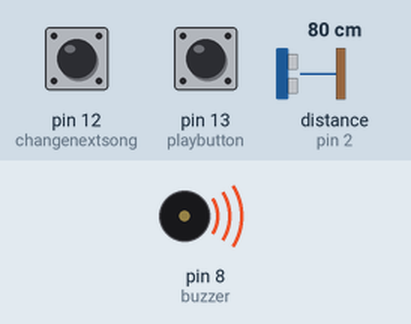
This sketch was run on a simulated Arduino Uno, built with avr-gcc and run on an emulated ATmega328P. Parts: buzzer (waves = sounding). Wiring (inferred from the names in the program): range finder with pulse-width output: data pin 2. The inputs (shaded band) are chosen by the test bench; at power-on: pin 13 (playbutton) LOW, pin 12 (changenextsong) LOW, distance to the obstacle (sensor on pin 2) 80 cm.

Above: at 1.2 s.
1.3 s: pin 13 (playbutton) pulled HIGH for 3.2 s
At 4.81 s:
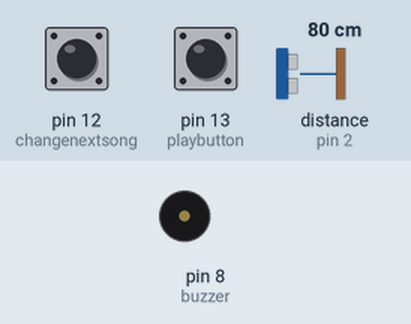
Timing chart, 0 to 6.3 s (numbered marks = the images above; inputs shaded):
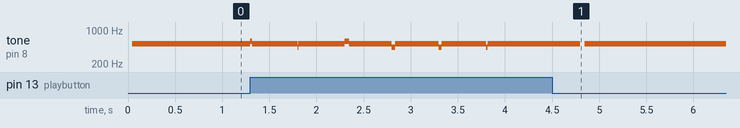

Measured:
- after the input at 1.3 s, tone on pin 8 (buzzer): plays 587 Hz for 0.02 s, 523 Hz for 0.48 s, 440 Hz for 0.01 s, 523 Hz for 0.49 s, 587 Hz for 0.05 s, 523 Hz for 0.45 s … (13 notes in this stretch), starting at once

The sketch:

Audio_output.ino
```cpp
#include "pitches.h"
#include "melodies.h"

int playbutton=13;
int value=0;
int value2=0;
int changenextsong=12;
int interruptPin = 2;
int buzzer=8;
int songnumber=1;
volatile byte sp = LOW;// this is used to stop song from playing


void setup() {
   pinMode(playbutton, INPUT);
   pinMode(changenextsong, INPUT);
   attachInterrupt(digitalPinToInterrupt(interruptPin),playtone , RISING);// Will be used to stop tune from playing
  }

void playtone(){
  sp=!sp; // force to stop
  tone(8, NOTE_C5, 500);
}

void changesong(){
  delay(500);
  if (songnumber==3){
    songnumber=0;
  }

  else{
    songnumber++;
    }

    }
int tempochoose(int number){
  if (number==0){
    return tempos[0];
    }
   else if (number==1){
    return tempos[1];

    }
   else if (number==2){
    return tempos[2];
    }
    else{
      return tempos[3];
      }
  }

void play(int number){
  int tempo=tempochoose(number);
  int notes = sizeof(melody0[number]) / sizeof(melody0[number][0]) / 2;
  int wholenote = (60000 * 4) / tempo;

  int divider = 0, noteDuration = 0;

  for (int thisNote = 0; thisNote < notes *2 ; thisNote = thisNote + 2) {
    // calculates the duration of each note
    if (sp==HIGH){
    divider = pgm_read_word_near(melody0[number]+thisNote + 1);

    if (divider > 0) {
      // regular note, just proceed

      noteDuration = (wholenote) / divider;
      }

    else if (divider < 0) {
      // dotted notes are represented with negative durations

      noteDuration = (wholenote) / abs(divider);
      noteDuration *= 1.5; // increases the duration in half for dotted notes
      }
    else if (divider==0){ //to stop when the useful notes end
      return;

      }

      // we only play the note for 90% of the duration, leaving 10% as a pause
      tone(buzzer, pgm_read_word_near(melody0[number]+thisNote), noteDuration * 0.9);

      // Wait for the specief duration before playing the next note.
      delay(noteDuration);

      // stop the waveform generation before the next note.
      noTone(buzzer);
      }
     else {
      break;
      }
  }
}
void loop() {
    value=digitalRead(playbutton);
    value2=digitalRead(changenextsong);

    if (value==HIGH){
      sp=HIGH;
      tone(buzzer,NOTE_D5,100);
      delay(500);
      play(songnumber);
          }
    if(value2==HIGH){
      tone(buzzer,NOTE_F5 ,100);
      delay(500);
      changesong();
      }
            }
```

melodies.h
```cpp
const int tempos[] PROGMEM={225,120,85,120};

const int melody0[4][400] PROGMEM= {{       //DOOM music
  NOTE_E2, 8, NOTE_E2, 8, NOTE_E3, 8, NOTE_E2, 8, NOTE_E2, 8, NOTE_D3, 8, NOTE_E2, 8, NOTE_E2, 8, //1
  NOTE_C3, 8, NOTE_E2, 8, NOTE_E2, 8, NOTE_AS2, 8, NOTE_E2, 8, NOTE_E2, 8, NOTE_B2, 8, NOTE_C3, 8,
  NOTE_E2, 8, NOTE_E2, 8, NOTE_E3, 8, NOTE_E2, 8, NOTE_E2, 8, NOTE_D3, 8, NOTE_E2, 8, NOTE_E2, 8,
  NOTE_C3, 8, NOTE_E2, 8, NOTE_E2, 8, NOTE_AS2, -2,

  NOTE_E2, 8, NOTE_E2, 8, NOTE_E3, 8, NOTE_E2, 8, NOTE_E2, 8, NOTE_D3, 8, NOTE_E2, 8, NOTE_E2, 8, //5
  NOTE_C3, 8, NOTE_E2, 8, NOTE_E2, 8, NOTE_AS2, 8, NOTE_E2, 8, NOTE_E2, 8, NOTE_B2, 8, NOTE_C3, 8,
  NOTE_E2, 8, NOTE_E2, 8, NOTE_E3, 8, NOTE_E2, 8, NOTE_E2, 8, NOTE_D3, 8, NOTE_E2, 8, NOTE_E2, 8,
  NOTE_C3, 8, NOTE_E2, 8, NOTE_E2, 8, NOTE_AS2, -2,

  NOTE_E2, 8, NOTE_E2, 8, NOTE_E3, 8, NOTE_E2, 8, NOTE_E2, 8, NOTE_D3, 8, NOTE_E2, 8, NOTE_E2, 8, //9
  NOTE_C3, 8, NOTE_E2, 8, NOTE_E2, 8, NOTE_AS2, 8, NOTE_E2, 8, NOTE_E2, 8, NOTE_B2, 8, NOTE_C3, 8,
  NOTE_E2, 8, NOTE_E2, 8, NOTE_E3, 8, NOTE_E2, 8, NOTE_E2, 8, NOTE_D3, 8, NOTE_E2, 8, NOTE_E2, 8,
  NOTE_C3, 8, NOTE_E2, 8, NOTE_E2, 8, NOTE_AS2, -2,

  NOTE_E2, 8, NOTE_E2, 8, NOTE_E3, 8, NOTE_E2, 8, NOTE_E2, 8, NOTE_D3, 8, NOTE_E2, 8, NOTE_E2, 8, //13
  NOTE_C3, 8, NOTE_E2, 8, NOTE_E2, 8, NOTE_AS2, 8, NOTE_E2, 8, NOTE_E2, 8, NOTE_B2, 8, NOTE_C3, 8,
  NOTE_E2, 8, NOTE_E2, 8, NOTE_E3, 8, NOTE_E2, 8, NOTE_E2, 8, NOTE_D3, 8, NOTE_E2, 8, NOTE_E2, 8,
  NOTE_FS3, -16, NOTE_D3, -16, NOTE_B2, -16, NOTE_A3, -16, NOTE_FS3, -16, NOTE_B2, -16, NOTE_D3, -16, NOTE_FS3, -16, NOTE_A3, -16, NOTE_FS3, -16, NOTE_D3, -16, NOTE_B2, -16,

},
{   // imperail march
   NOTE_A4,4, NOTE_A4,4, NOTE_A4,4, NOTE_F4,-8, NOTE_C5,16,

  NOTE_A4,4, NOTE_F4,-8, NOTE_C5,16, NOTE_A4,2,//4
  NOTE_E5,4, NOTE_E5,4, NOTE_E5,4, NOTE_F5,-8, NOTE_C5,16,
  NOTE_A4,4, NOTE_F4,-8, NOTE_C5,16, NOTE_A4,2,

  NOTE_A5,4, NOTE_A4,-8, NOTE_A4,16, NOTE_A5,4, NOTE_GS5,-8, NOTE_G5,16, //7
  NOTE_DS5,16, NOTE_D5,16, NOTE_DS5,8, REST,8, NOTE_A4,8, NOTE_DS5,4, NOTE_D5,-8, NOTE_CS5,16,

  NOTE_C5,16, NOTE_B4,16, NOTE_C5,16, REST,8, NOTE_F4,8, NOTE_GS4,4, NOTE_F4,-8, NOTE_A4,-16,//9
  NOTE_C5,4, NOTE_A4,-8, NOTE_C5,16, NOTE_E5,2,

  NOTE_A5,4, NOTE_A4,-8, NOTE_A4,16, NOTE_A5,4, NOTE_GS5,-8, NOTE_G5,16, //7
  NOTE_DS5,16, NOTE_D5,16, NOTE_DS5,8, REST,8, NOTE_A4,8, NOTE_DS5,4, NOTE_D5,-8, NOTE_CS5,16,

  NOTE_C5,16, NOTE_B4,16, NOTE_C5,16, REST,8, NOTE_F4,8, NOTE_GS4,4, NOTE_F4,-8, NOTE_A4,-16,//9
  NOTE_A4,4, NOTE_F4,-8, NOTE_C5,16, NOTE_A4,2,

},
{ // Game of throne
  NOTE_G4,8, NOTE_C4,8, NOTE_DS4,16, NOTE_F4,16, NOTE_G4,8, NOTE_C4,8, NOTE_DS4,16, NOTE_F4,16, //1
  NOTE_G4,8, NOTE_C4,8, NOTE_DS4,16, NOTE_F4,16, NOTE_G4,8, NOTE_C4,8, NOTE_DS4,16, NOTE_F4,16,
  NOTE_G4,8, NOTE_C4,8, NOTE_E4,16, NOTE_F4,16, NOTE_G4,8, NOTE_C4,8, NOTE_E4,16, NOTE_F4,16,
  NOTE_G4,8, NOTE_C4,8, NOTE_E4,16, NOTE_F4,16, NOTE_G4,8, NOTE_C4,8, NOTE_E4,16, NOTE_F4,16,
  NOTE_G4,-4, NOTE_C4,-4,//5

  NOTE_DS4,16, NOTE_F4,16, NOTE_G4,4, NOTE_C4,4, NOTE_DS4,16, NOTE_F4,16, //6
  NOTE_D4,-1, //7 and 8
  NOTE_F4,-4, NOTE_AS3,-4,
  NOTE_DS4,16, NOTE_D4,16, NOTE_F4,4, NOTE_AS3,-4,
  NOTE_DS4,16, NOTE_D4,16, NOTE_C4,-1, //11 and 12

  //repeats from 5
  NOTE_G4,-4, NOTE_C4,-4,//5

  NOTE_DS4,16, NOTE_F4,16, NOTE_G4,4, NOTE_C4,4, NOTE_DS4,16, NOTE_F4,16, //6
  NOTE_D4,-1, //7 and 8
  NOTE_F4,-4, NOTE_AS3,-4,
  NOTE_DS4,16, NOTE_D4,16, NOTE_F4,4, NOTE_AS3,-4,
  NOTE_DS4,16, NOTE_D4,16, NOTE_C4,-1, //11 and 12
  NOTE_G4,-4, NOTE_C4,-4,
  NOTE_DS4,16, NOTE_F4,16, NOTE_G4,4,  NOTE_C4,4, NOTE_DS4,16, NOTE_F4,16,

  NOTE_D4,-2,//15
  NOTE_F4,-4, NOTE_AS3,-4,
  NOTE_D4,-8, NOTE_DS4,-8, NOTE_D4,-8, NOTE_AS3,-8,
  NOTE_C4,-1,
  NOTE_C5,-2,
  NOTE_AS4,-2,
  NOTE_C4,-2,
  NOTE_G4,-2,
  NOTE_DS4,-2,
  NOTE_DS4,-4, NOTE_F4,-4,
  NOTE_G4,-1,

  NOTE_C5,-2,//28
  NOTE_AS4,-2,
  NOTE_C4,-2,
  NOTE_G4,-2,
  NOTE_DS4,-2,
  NOTE_DS4,-4, NOTE_D4,-4,
  NOTE_C5,8, NOTE_G4,8, NOTE_GS4,16, NOTE_AS4,16, NOTE_C5,8, NOTE_G4,8, NOTE_GS4,16, NOTE_AS4,16,
  NOTE_C5,8, NOTE_G4,8, NOTE_GS4,16, NOTE_AS4,16, NOTE_C5,8, NOTE_G4,8, NOTE_GS4,16, NOTE_AS4,16,
  REST,4, NOTE_GS5,16, NOTE_AS5,16, NOTE_C6,8, NOTE_G5,8, NOTE_GS5,16, NOTE_AS5,16,
  NOTE_C6,8, NOTE_G5,16, NOTE_GS5,16, NOTE_AS5,16, NOTE_C6,8, NOTE_G5,8, NOTE_GS5,16, NOTE_AS5,16,
},
{ //pink panther
  NOTE_E4,-4, REST,8, NOTE_FS4,8, NOTE_G4,-4, REST,8, NOTE_DS4,8,
  NOTE_E4,-8, NOTE_FS4,8,  NOTE_G4,-8, NOTE_C5,8, NOTE_B4,-8, NOTE_E4,8, NOTE_G4,-8, NOTE_B4,8,
  NOTE_AS4,2, NOTE_A4,-16, NOTE_G4,-16, NOTE_E4,-16, NOTE_D4,-16,
  NOTE_E4,2, REST,4, REST,8, NOTE_DS4,4,

  NOTE_E4,-4, REST,8, NOTE_FS4,8, NOTE_G4,-4, REST,8, NOTE_DS4,8,
  NOTE_E4,-8, NOTE_FS4,8,  NOTE_G4,-8, NOTE_C5,8, NOTE_B4,-8, NOTE_G4,8, NOTE_B4,-8, NOTE_E5,8,
  NOTE_DS5,1,
  NOTE_D5,2, REST,4, REST,8, NOTE_DS4,8,
  NOTE_E4,-4, REST,8, NOTE_FS4,8, NOTE_G4,-4, REST,8, NOTE_DS4,8,
  NOTE_E4,-8, NOTE_FS4,8,  NOTE_G4,-8, NOTE_C5,8, NOTE_B4,-8, NOTE_E4,8, NOTE_G4,-8, NOTE_B4,8,

  NOTE_AS4,2, NOTE_A4,-16, NOTE_G4,-16, NOTE_E4,-16, NOTE_D4,-16,
  NOTE_E4,-4, REST,4,
  REST,4, NOTE_E5,-8, NOTE_D5,8, NOTE_B4,-8, NOTE_A4,8, NOTE_G4,-8, NOTE_E4,-8,
  NOTE_AS4,16, NOTE_A4,-8, NOTE_AS4,16, NOTE_A4,-8, NOTE_AS4,16, NOTE_A4,-8, NOTE_AS4,16, NOTE_A4,-8,
  NOTE_G4,-16, NOTE_E4,-16, NOTE_D4,-16, NOTE_E4,16, NOTE_E4,16, NOTE_E4,2,

}


};
```

pitches.h
```cpp
#define NOTE_B0  31
#define NOTE_C1  33
#define NOTE_CS1 35
#define NOTE_D1  37
#define NOTE_DS1 39
#define NOTE_E1  41
#define NOTE_F1  44
#define NOTE_FS1 46
#define NOTE_G1  49
#define NOTE_GS1 52
#define NOTE_A1  55
#define NOTE_AS1 58
#define NOTE_B1  62
#define NOTE_C2  65
#define NOTE_CS2 69
#define NOTE_D2  73
#define NOTE_DS2 78
#define NOTE_E2  82
#define NOTE_F2  87
#define NOTE_FS2 93
#define NOTE_G2  98
#define NOTE_GS2 104
#define NOTE_A2  110
#define NOTE_AS2 117
#define NOTE_B2  123
#define NOTE_C3  131
#define NOTE_CS3 139
#define NOTE_D3  147
#define NOTE_DS3 156
#define NOTE_E3  165
#define NOTE_F3  175
#define NOTE_FS3 185
#define NOTE_G3  196
#define NOTE_GS3 208
#define NOTE_A3  220
#define NOTE_AS3 233
#define NOTE_B3  247
#define NOTE_C4  262
#define NOTE_CS4 277
#define NOTE_D4  294
#define NOTE_DS4 311
#define NOTE_E4  330
#define NOTE_F4  349
#define NOTE_FS4 370
#define NOTE_G4  392
#define NOTE_GS4 415
#define NOTE_A4  440
#define NOTE_AS4 466
#define NOTE_B4  494
#define NOTE_C5  523
#define NOTE_CS5 554
#define NOTE_D5  587
#define NOTE_DS5 622
#define NOTE_E5  659
#define NOTE_F5  698
#define NOTE_FS5 740
#define NOTE_G5  784
#define NOTE_GS5 831
#define NOTE_A5  880
#define NOTE_AS5 932
#define NOTE_B5  988
#define NOTE_C6  1047
#define NOTE_CS6 1109
#define NOTE_D6  1175
#define NOTE_DS6 1245
#define NOTE_E6  1319
#define NOTE_F6  1397
#define NOTE_FS6 1480
#define NOTE_G6  1568
#define NOTE_GS6 1661
#define NOTE_A6  1760
#define NOTE_AS6 1865
#define NOTE_B6  1976
#define NOTE_C7  2093
#define NOTE_CS7 2217
#define NOTE_D7  2349
#define NOTE_DS7 2489
#define NOTE_E7  2637
#define NOTE_F7  2794
#define NOTE_FS7 2960
#define NOTE_G7  3136
#define NOTE_GS7 3322
#define NOTE_A7  3520
#define NOTE_AS7 3729
#define NOTE_B7  3951
#define NOTE_C8  4186
#define NOTE_CS8 4435
#define NOTE_D8  4699
#define NOTE_DS8 4978
#define REST      0
```
